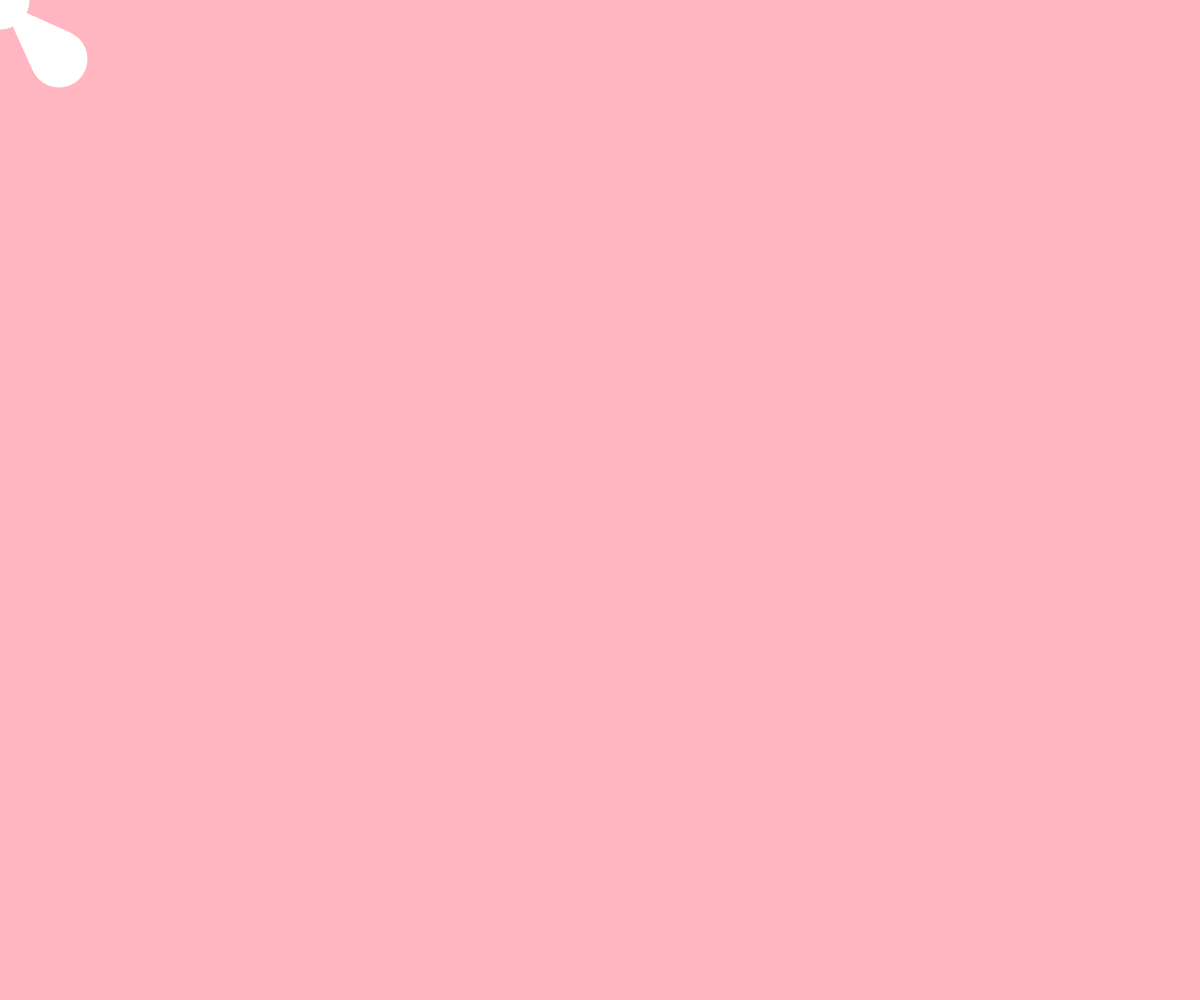
Frame 1 (no input)
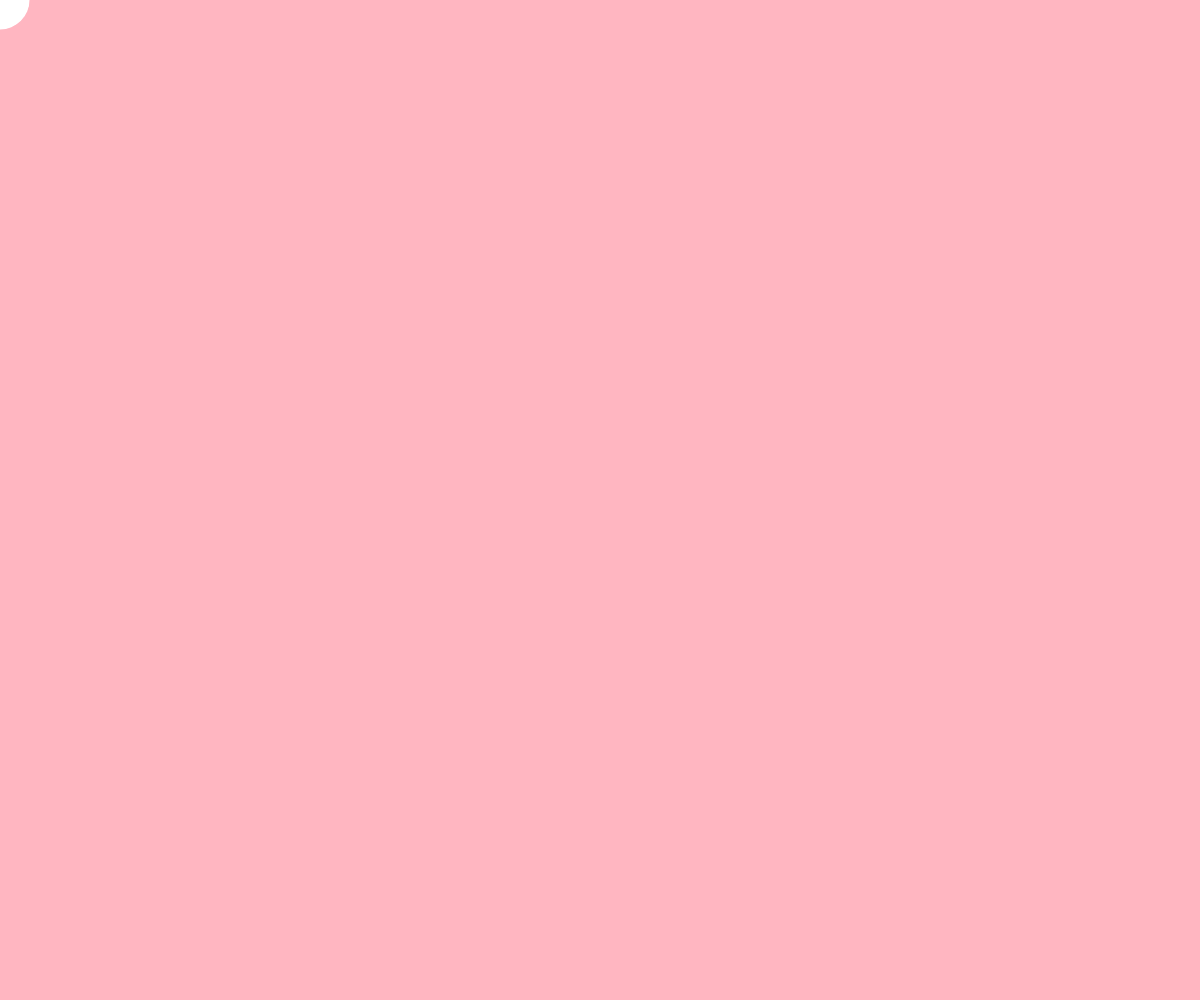
Frame 60 (no input)
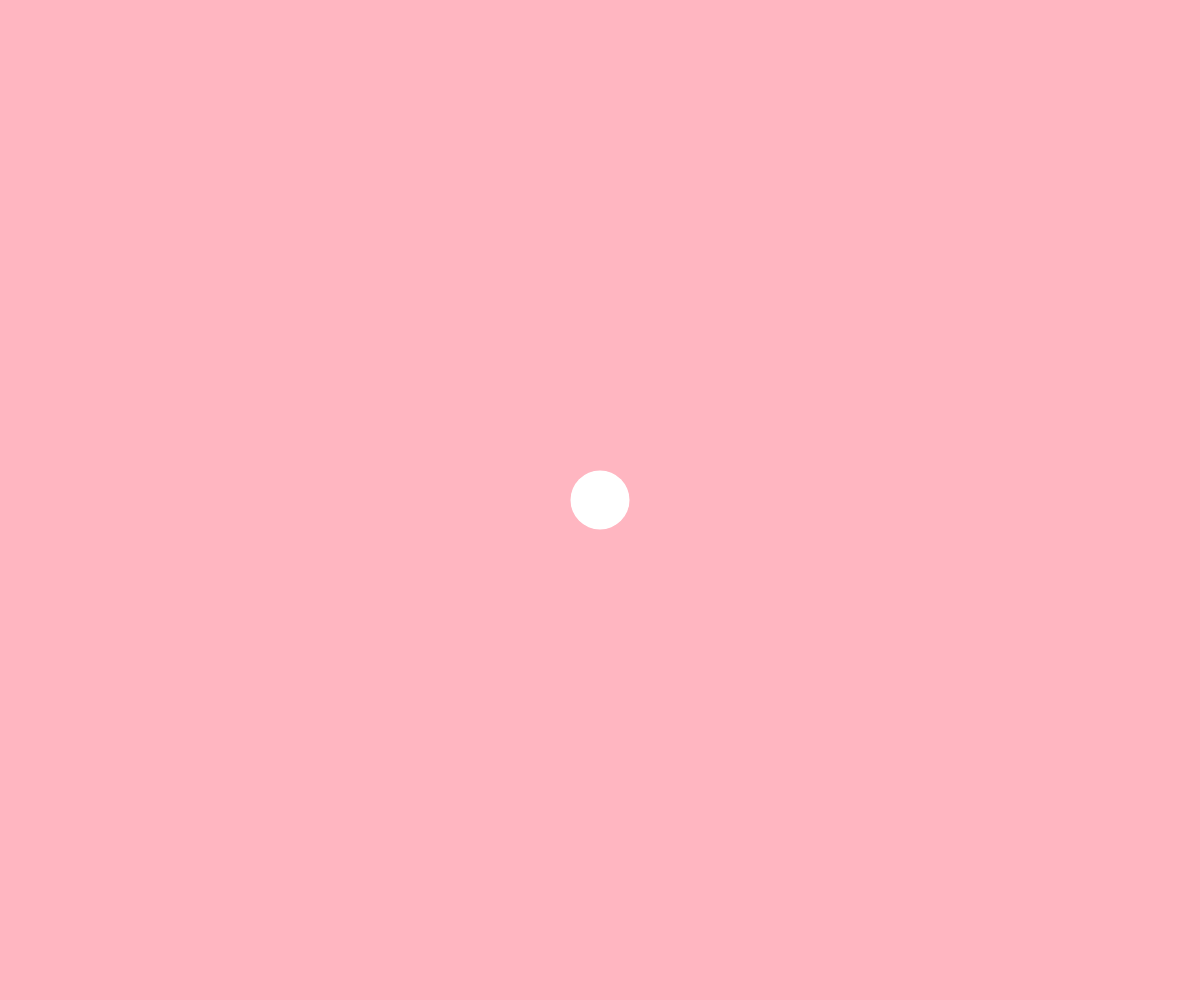
Frame 120 (the mouse pressed at the canvas centre since frame 60)

The p5.js sketch that drew these frames (run headless with seeded random() and noise() and a simulated clock; from frame 60 on, the mouse is pressed at the canvas centre):

// p5.js sketch
// ── sketch.js
let num = 60;
let mx = [];
let my = [];

function setup() {
  createCanvas(windowWidth, windowHeight);
  noStroke();
  fill(windowWidth, windowHeight);
  for (let i = 0; i < num; i++) {
    mx.push(i);
    my.push(i);
  }
}

function draw() {
  background(255, 182, 193);

  // Cycle through the array, using a different entry on each frame.
  // Using modulo (%) like this is faster than moving all the values over.
  let which = frameCount % num;
  mx[which] = mouseX;
  my[which] = mouseY;

  for (let i = 0; i < num; i++) {
    // which+1 is the smallest (the oldest in the array)
    let index = (which + 1 + i) % num;
    ellipse(mx[index], my[index], i, i);
  }
}

// function setup() {
//   createCanvas(windowWidth, windowHeight);
// }

function windowResized() {
  resizeCanvas(windowWidth, windowHeight);
}
